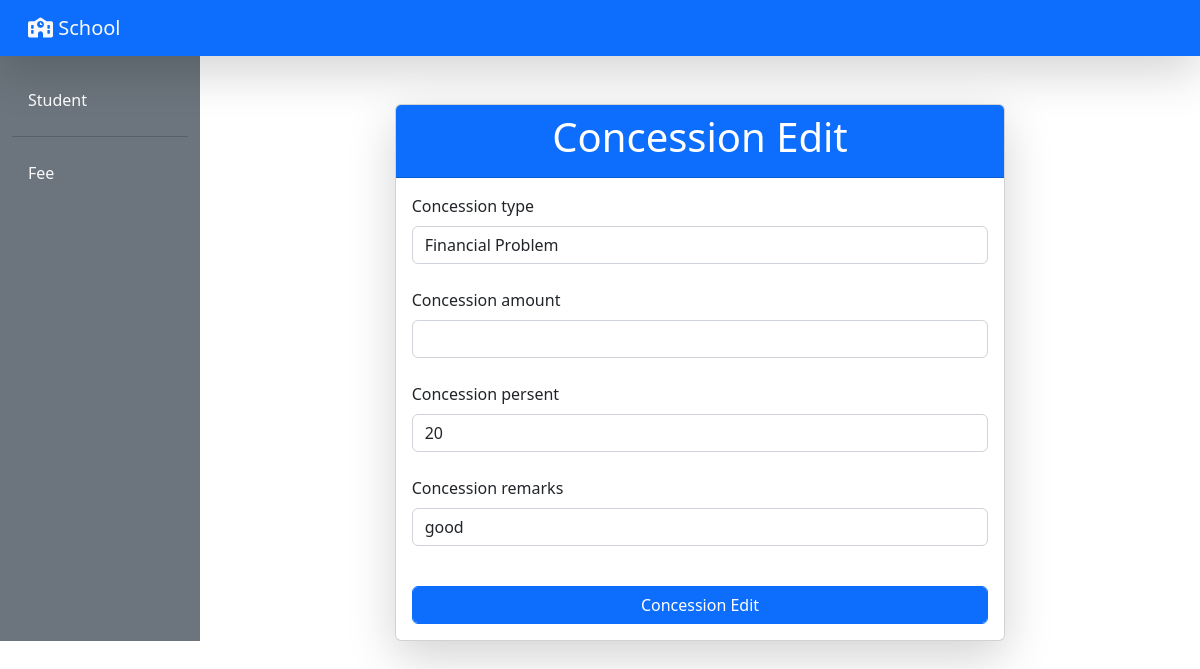
/concession-edit/1, run on the app's committed database.
### fee/models.py (models this page shows, shortened)
class Concession(models.Model):
    concession_code = models.AutoField(primary_key = True)
    concession_type = models.CharField(max_length = 100)
    concession_amount = models.IntegerField(default = 0, null = True, blank = True)
    concession_persent = models.IntegerField(default = 0, null = True, blank = True)
    concession_remarks = models.TextField(null = True, blank = True)

### fee/views.py (the view)
# urls.py: path('concession-edit/<id>',views.concessionEdit, name='concession_edit'),
def concessionEdit(request, id):
    concession_edit = Concession.objects.get(concession_code = id)
    form = ConcessionForm(instance = concession_edit)
    if request.method == 'POST':
        form = ConcessionForm(request.POST, instance = concession_edit)
        if form.is_valid():
            form.save()
            return redirect('concession')
    return render(request, 'concession/concession_edit.html', locals())

### fee/forms.py
class ConcessionForm(forms.ModelForm):
    class Meta:
        model = Concession
        fields = ['concession_code', 'concession_type', 'concession_amount', 'concession_persent', 'concession_remarks']
        widgets = {
            'concession_code':forms.NumberInput(attrs={'class':'form-control'}),
            'concession_type':forms.TextInput(attrs={'class':'form-control', 'placeholder':'Concession Type'}),
            'concession_amount':forms.NumberInput(attrs={'class':'form-control'}),
            'concession_persent':forms.NumberInput(attrs={'class':'form-control'}),
            'concession_remarks':forms.TextInput(attrs={'class':'form-control', 'placeholder':'Concession Remarks'}),
        }

### fee/templates/concession/concession_edit.html (shortened to what this page needs)
{% extends 'front_pages/base.html' %}
{% block content %}
    <div class="container mt-5">
        <div class="row justify-content-center">
            <div class="col-md-8">
                <div class="card shadow-lg">
                    <div class="card-header text-center bg-primary text-white">
                        <h1>Concession Edit</h1>
                    </div>
                    <div class="card-body">
                        <form method="post" action="{% url 'concession_edit' id %}">
                            <div class="form-group">
                                {% for field in form %}
                                    <label for="{{ field.id_for_label }}" class="form-label">
                                        {{ field.label }}
                                    </label>
                                    {{ field }}
                                    <br>
                                {% endfor %}
                            </div>
                            <button type="submit" class="btn btn-primary btn-block mt-3 form-control">Concession Edit</button>
                        </form>
                    </div>
                </div>
            </div>
        </div>
    </div>
{% endblock content %}

### data on the page
Concession: form "Financial Problem" "20" "good"

### other printed values
{{ field.label }} "Concession type" "Concession amount" "Concession persent" "Concession remarks"
